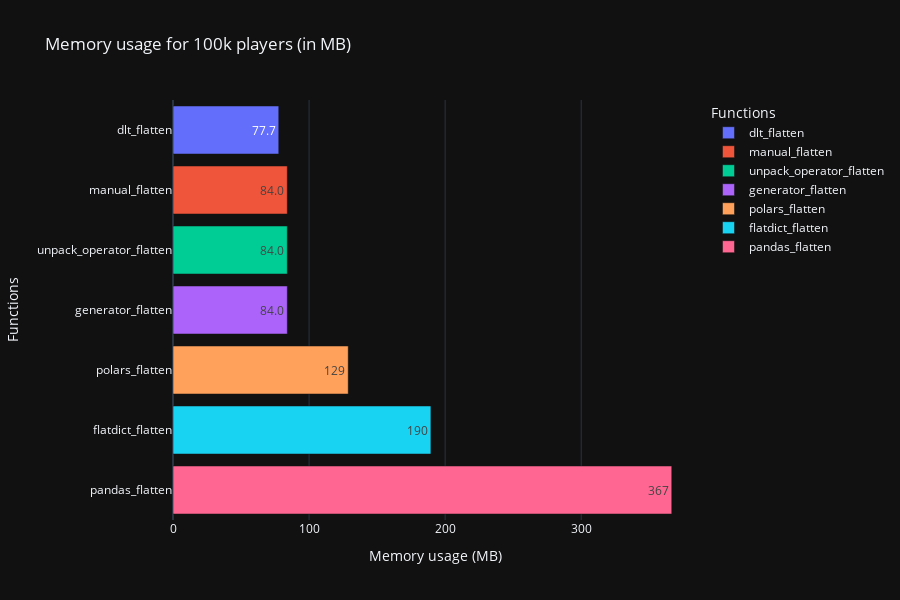

Source (notebook cell):
### Code cell
bar_time = px.bar(
    df_max_players.sort_values('memory_in_mb'),
    title='Memory usage for 100k players (in MB)',
    labels=labels,
    x='memory_in_mb',
    y='function',
    color='function',
    #barmode='group',
    text_auto='.3s',
    orientation='h',
    template=template,
    height=height,
    width=width
)

bar_time.show()

### Figure 1 — Plotly figure (JSON) as saved in the notebook; plotly's stock layout.template omitted (floating-point values rounded to 4 significant figures)
{"data": [{"hovertemplate": "Functions=%{y}<br>Memory usage (MB)=%{x}<extra></extra>", "legendgroup": "dlt_flatten", "marker": {"color": "#636efa", "pattern": {"shape": ""}}, "name": "dlt_flatten", "orientation": "h", "showlegend": true, "textposition": "auto", "texttemplate": "%{x:.3s}", "type": "bar", "x": [77.73], "xaxis": "x", "y": ["dlt_flatten"], "yaxis": "y"}, {"hovertemplate": "Functions=%{y}<br>Memory usage (MB)=%{x}<extra></extra>", "legendgroup": "manual_flatten", "marker": {"color": "#EF553B", "pattern": {"shape": ""}}, "name": "manual_flatten", "orientation": "h", "showlegend": true, "textposition": "auto", "texttemplate": "%{x:.3s}", "type": "bar", "x": [84.0], "xaxis": "x", "y": ["manual_flatten"], "yaxis": "y"}, {"hovertemplate": "Functions=%{y}<br>Memory usage (MB)=%{x}<extra></extra>", "legendgroup": "unpack_operator_flatten", "marker": {"color": "#00cc96", "pattern": {"shape": ""}}, "name": "unpack_operator_flatten", "orientation": "h", "showlegend": true, "textposition": "auto", "texttemplate": "%{x:.3s}", "type": "bar", "x": [84.0], "xaxis": "x", "y": ["unpack_operator_flatten"], "yaxis": "y"}, {"hovertemplate": "Functions=%{y}<br>Memory usage (MB)=%{x}<extra></extra>", "legendgroup": "generator_flatten", "marker": {"color": "#ab63fa", "pattern": {"shape": ""}}, "name": "generator_flatten", "orientation": "h", "showlegend": true, "textposition": "auto", "texttemplate": "%{x:.3s}", "type": "bar", "x": [84.01], "xaxis": "x", "y": ["generator_flatten"], "yaxis": "y"}, {"hovertemplate": "Functions=%{y}<br>Memory usage (MB)=%{x}<extra></extra>", "legendgroup": "polars_flatten", "marker": {"color": "#FFA15A", "pattern": {"shape": ""}}, "name": "polars_flatten", "orientation": "h", "showlegend": true, "textposition": "auto", "texttemplate": "%{x:.3s}", "type": "bar", "x": [128.8], "xaxis": "x", "y": ["polars_flatten"], "yaxis": "y"}, {"hovertemplate": "Functions=%{y}<br>Memory usage (MB)=%{x}<extra></extra>", "legendgroup": "flatdict_flatten", "marker": {"color": "#19d3f3", "pattern": {"shape": ""}}, "name": "flatdict_flatten", "orientation": "h", "showlegend": true, "textposition": "auto", "texttemplate": "%{x:.3s}", "type": "bar", "x": [189.5], "xaxis": "x", "y": ["flatdict_flatten"], "yaxis": "y"}, {"hovertemplate": "Functions=%{y}<br>Memory usage (MB)=%{x}<extra></extra>", "legendgroup": "pandas_flatten", "marker": {"color": "#FF6692", "pattern": {"shape": ""}}, "name": "pandas_flatten", "orientation": "h", "showlegend": true, "textposition": "auto", "texttemplate": "%{x:.3s}", "type": "bar", "x": [366.5], "xaxis": "x", "y": ["pandas_flatten"], "yaxis": "y"}], "layout": {"barmode": "relative", "height": 600, "legend": {"title": {"text": "Functions"}, "tracegroupgap": 0}, "title": {"text": "Memory usage for 100k players (in MB)"}, "width": 900, "xaxis": {"anchor": "y", "domain": [0, 1], "title": {"text": "Memory usage (MB)"}}, "yaxis": {"anchor": "x", "categoryarray": ["pandas_flatten", "flatdict_flatten", "polars_flatten", "generator_flatten", "unpack_operator_flatten", "manual_flatten", "dlt_flatten"], "categoryorder": "array", "domain": [0, 1], "title": {"text": "Functions"}}}}
